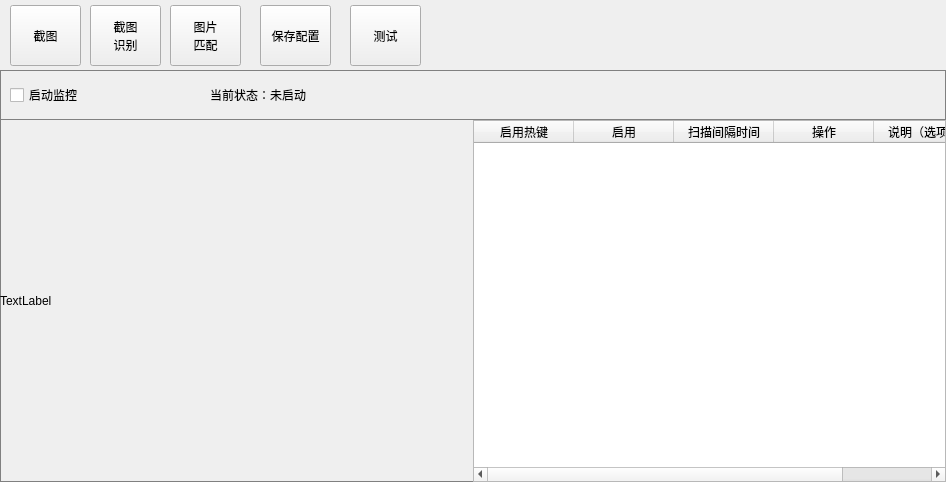
<?xml version="1.0" encoding="UTF-8"?>
<ui version="4.0">
 <class>TabAdvanceImage</class>
 <widget class="QWidget" name="TabAdvanceImage">
  <property name="geometry">
   <rect>
    <x>0</x>
    <y>0</y>
    <width>946</width>
    <height>482</height>
   </rect>
  </property>
  <property name="windowTitle">
   <string>高级图像识别-TabAdvanceImage</string>
  </property>
  <layout class="QVBoxLayout" name="verticalLayout">
   <property name="spacing">
    <number>0</number>
   </property>
   <property name="leftMargin">
    <number>0</number>
   </property>
   <property name="topMargin">
    <number>0</number>
   </property>
   <property name="rightMargin">
    <number>0</number>
   </property>
   <property name="bottomMargin">
    <number>0</number>
   </property>
   <item>
    <widget class="QWidget" name="widget_L01" native="true">
     <property name="minimumSize">
      <size>
       <width>0</width>
       <height>70</height>
      </size>
     </property>
     <property name="maximumSize">
      <size>
       <width>16777215</width>
       <height>70</height>
      </size>
     </property>
     <property name="styleSheet">
      <string notr="true"/>
     </property>
     <widget class="QPushButton" name="pushButton_screenshot">
      <property name="geometry">
       <rect>
        <x>10</x>
        <y>5</y>
        <width>71</width>
        <height>61</height>
       </rect>
      </property>
      <property name="text">
       <string>截图</string>
      </property>
     </widget>
     <widget class="QPushButton" name="pushButton_test">
      <property name="geometry">
       <rect>
        <x>350</x>
        <y>5</y>
        <width>71</width>
        <height>61</height>
       </rect>
      </property>
      <property name="text">
       <string>测试</string>
      </property>
     </widget>
     <widget class="QPushButton" name="pushButton_smart_pic_cut">
      <property name="geometry">
       <rect>
        <x>90</x>
        <y>5</y>
        <width>71</width>
        <height>61</height>
       </rect>
      </property>
      <property name="text">
       <string>截图
识别</string>
      </property>
     </widget>
     <widget class="QPushButton" name="pushButton_pic_match">
      <property name="geometry">
       <rect>
        <x>170</x>
        <y>5</y>
        <width>71</width>
        <height>61</height>
       </rect>
      </property>
      <property name="text">
       <string>图片
匹配</string>
      </property>
     </widget>
     <widget class="QToolButton" name="btn_save_config">
      <property name="geometry">
       <rect>
        <x>260</x>
        <y>5</y>
        <width>71</width>
        <height>61</height>
       </rect>
      </property>
      <property name="text">
       <string>保存配置</string>
      </property>
      <property name="iconSize">
       <size>
        <width>55</width>
        <height>55</height>
       </size>
      </property>
      <property name="checkable">
       <bool>true</bool>
      </property>
      <property name="checked">
       <bool>false</bool>
      </property>
      <property name="toolButtonStyle">
       <enum>Qt::ToolButtonStyle::ToolButtonTextBesideIcon</enum>
      </property>
      <property name="autoRaise">
       <bool>false</bool>
      </property>
     </widget>
    </widget>
   </item>
   <item>
    <widget class="QWidget" name="widget_L02" native="true">
     <property name="styleSheet">
      <string notr="true">
        QWidget#widget_L02 {
            border: 1px solid gray;
        }
       </string>
     </property>
     <layout class="QVBoxLayout" name="verticalLayout_2">
      <property name="spacing">
       <number>0</number>
      </property>
      <property name="leftMargin">
       <number>0</number>
      </property>
      <property name="topMargin">
       <number>0</number>
      </property>
      <property name="rightMargin">
       <number>0</number>
      </property>
      <property name="bottomMargin">
       <number>0</number>
      </property>
      <item>
       <widget class="QWidget" name="widget" native="true">
        <property name="minimumSize">
         <size>
          <width>0</width>
          <height>50</height>
         </size>
        </property>
        <property name="maximumSize">
         <size>
          <width>16777215</width>
          <height>50</height>
         </size>
        </property>
        <property name="styleSheet">
         <string notr="true">
              QWidget#widget {
                border: 1px solid gray;
              }
          </string>
        </property>
        <layout class="QHBoxLayout" name="horizontalLayout_3">
         <property name="spacing">
          <number>0</number>
         </property>
         <property name="leftMargin">
          <number>10</number>
         </property>
         <property name="topMargin">
          <number>0</number>
         </property>
         <property name="rightMargin">
          <number>0</number>
         </property>
         <property name="bottomMargin">
          <number>0</number>
         </property>
         <item>
          <widget class="QCheckBox" name="checkBoxStartMonitor">
           <property name="minimumSize">
            <size>
             <width>200</width>
             <height>0</height>
            </size>
           </property>
           <property name="text">
            <string>启动监控</string>
           </property>
          </widget>
         </item>
         <item>
          <widget class="QLabel" name="statusLabel">
           <property name="minimumSize">
            <size>
             <width>250</width>
             <height>0</height>
            </size>
           </property>
           <property name="text">
            <string>当前状态：未启动</string>
           </property>
          </widget>
         </item>
         <item>
          <spacer name="horizontalSpacer">
           <property name="orientation">
            <enum>Qt::Orientation::Horizontal</enum>
           </property>
           <property name="sizeHint" stdset="0">
            <size>
             <width>40</width>
             <height>20</height>
            </size>
           </property>
          </spacer>
         </item>
        </layout>
       </widget>
      </item>
      <item>
       <widget class="QWidget" name="widget_2" native="true">
        <layout class="QHBoxLayout" name="horizontalLayout" stretch="1,1">
         <property name="spacing">
          <number>0</number>
         </property>
         <property name="leftMargin">
          <number>0</number>
         </property>
         <property name="topMargin">
          <number>0</number>
         </property>
         <property name="rightMargin">
          <number>0</number>
         </property>
         <property name="bottomMargin">
          <number>0</number>
         </property>
         <item>
          <widget class="QWidget" name="widget_3" native="true">
           <layout class="QVBoxLayout" name="verticalLayout_3">
            <property name="spacing">
             <number>0</number>
            </property>
            <property name="leftMargin">
             <number>0</number>
            </property>
            <property name="topMargin">
             <number>0</number>
            </property>
            <property name="rightMargin">
             <number>0</number>
            </property>
            <property name="bottomMargin">
             <number>0</number>
            </property>
            <item>
             <widget class="QLabel" name="labelImageShow">
              <property name="text">
               <string>TextLabel</string>
              </property>
             </widget>
            </item>
           </layout>
          </widget>
         </item>
         <item>
          <widget class="QWidget" name="widget_4" native="true">
           <layout class="QHBoxLayout" name="horizontalLayout_2">
            <property name="spacing">
             <number>0</number>
            </property>
            <property name="leftMargin">
             <number>0</number>
            </property>
            <property name="topMargin">
             <number>0</number>
            </property>
            <property name="rightMargin">
             <number>0</number>
            </property>
            <property name="bottomMargin">
             <number>0</number>
            </property>
            <item>
             <widget class="QTableWidget" name="tableWidget">
              <column>
               <property name="text">
                <string>启用热键</string>
               </property>
              </column>
              <column>
               <property name="text">
                <string>启用</string>
               </property>
              </column>
              <column>
               <property name="text">
                <string>扫描间隔时间</string>
               </property>
              </column>
              <column>
               <property name="text">
                <string>操作</string>
               </property>
              </column>
              <column>
               <property name="text">
                <string>说明（选项）</string>
               </property>
              </column>
             </widget>
            </item>
           </layout>
          </widget>
         </item>
        </layout>
       </widget>
      </item>
     </layout>
    </widget>
   </item>
  </layout>
 </widget>
 <resources/>
 <connections/>
</ui>
